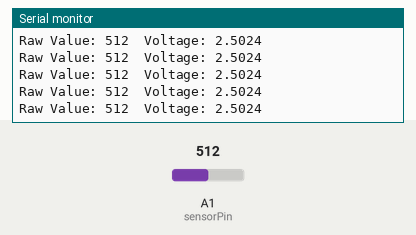
This sketch was run on a simulated Arduino Uno, built with avr-gcc and run on an emulated ATmega328P. Shown: the last lines printed to the serial monitor. The test bench sets the inputs (shaded band); at power-on: A1 (sensorPin) = 512.

Above: at 1.2 s.
1.3 s: A1 (sensorPin) set to 716
At 1.32 s:
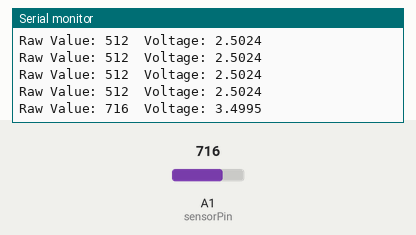
2.8 s: A1 (sensorPin) set to 900
At 2.84 s:
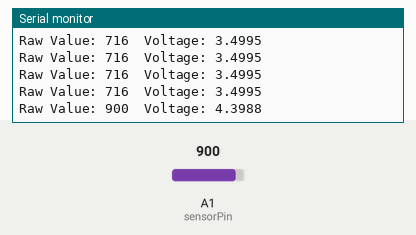
Timing chart, 0 to 5.8 s (numbered marks = the images above; inputs shaded):
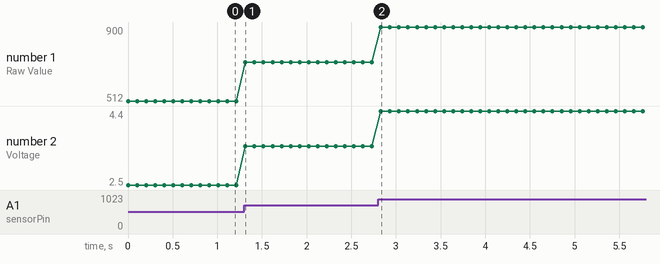

Measured:
- after the input at 1.3 s, the serial monitor: prints a new line at once (image 1)
- after the input at 2.8 s, the serial monitor: prints a new line at once (image 2)
- plotted number 1: 512 → 716 after the input at 1.3 s, 716 → 900 after the input at 2.8 s
- plotted number 2: 2.5 → 3.5 after the input at 1.3 s, 3.5 → 4.4 after the input at 2.8 s

The sketch:

chemSen.ino
```cpp
// ESP32 Code: Read analog data and send via Serial

const int sensorPin = A1;           // Use any ADC1 GPIO pin (e.g., GPIO 34)
const float referenceVoltage = 5;  // Reference voltage for conversion
const int adcResolution = 1023;      // 12-bit ADC resolution
int sensorValue = 0;                 // Variable to store the analog reading

void setup() {
  Serial.begin(115200);              // Start serial communication at 115200 baud
  pinMode(sensorPin, INPUT);         // Set the sensor pin as input
}

void loop() {
  sensorValue = analogRead(sensorPin);  // Read the analog value
  float voltage = convertToVoltage(sensorValue);  // Convert to voltage

  printSensorData(sensorValue, voltage);  // Print the raw value and voltage to Serial

  delay(100);  // 100ms delay between readings
}

// Function to convert ADC value to voltage
float convertToVoltage(int value) {
  return value * (referenceVoltage / adcResolution);
}

// Function to print sensor data to Serial
void printSensorData(int rawValue, float voltage) {
  Serial.print("Raw Value: ");
  Serial.print(rawValue);
  Serial.print("\tVoltage: ");
  Serial.println(voltage, 4);  // Print voltage with 4 decimal places
}
```
